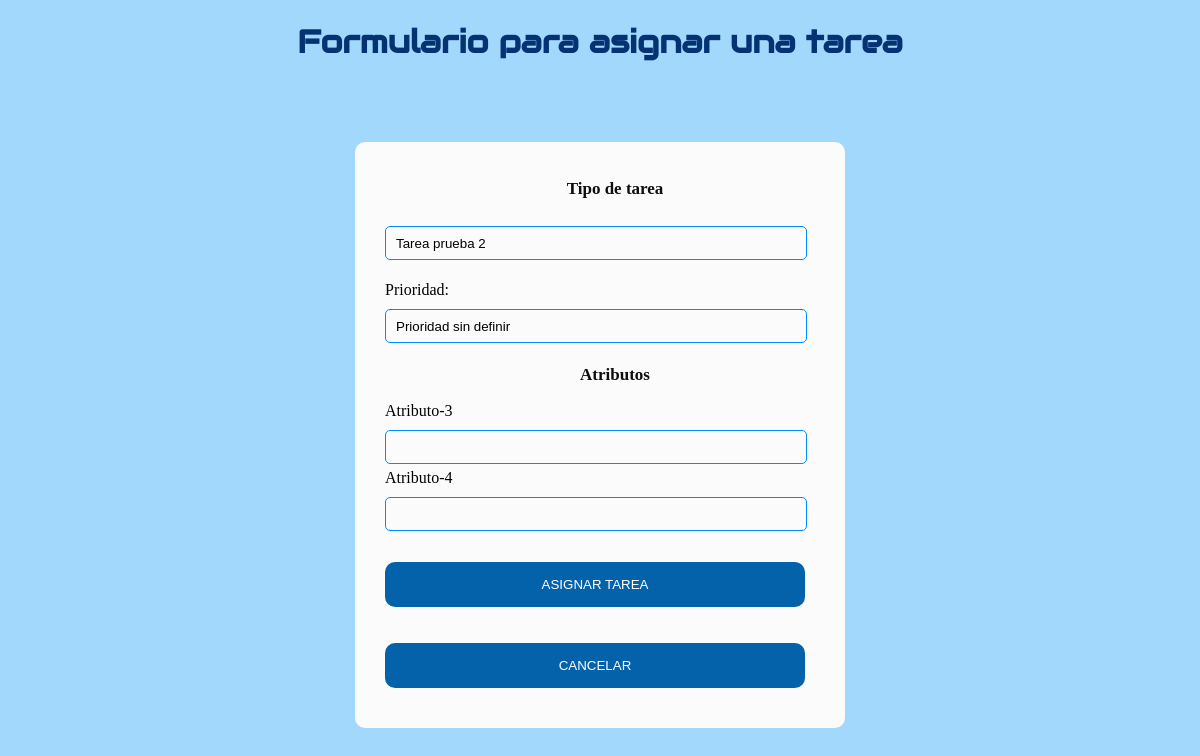
The app's page /asignar/3, older data.
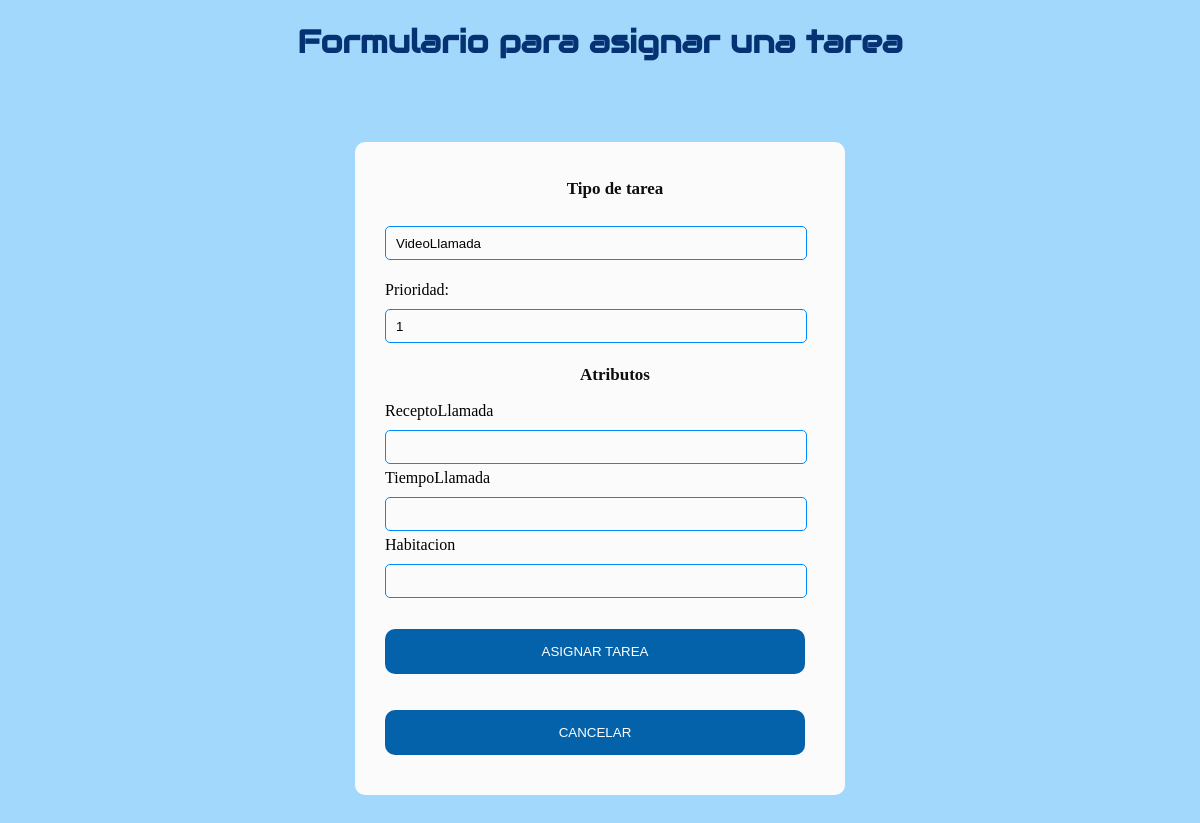
The same page, newer data.
### app.py (models this page shows)
class Todo(db.Model): #Tabla para tareas creadas
    id = db.Column(db.Integer, primary_key=True)
    content = db.Column(db.String(200), nullable=False)
    priority = db.Column(db.String(200))        # prioridad
    descripcion = db.Column(db.String(200))             # Descripcion
    atributos = db.Column(db.String(800))               # Atributos

### app.py (the view)
@app.route('/asignar/<int:id>', methods=['POST','GET'])      # Redireccion a formulario asignar tareas
def asignar(id):
    task = Todo.query.get_or_404(id)
    atributosi = task.atributos
    atributosii = atributosi.split(",")
    if request.method == 'POST':
        try:
            cadena_con_todos_los_atributos = ""
            for i in range(len(atributosii)):
                CampName="atributos"+str(i)
                cadena_con_todos_los_atributos = cadena_con_todos_los_atributos + request.form[CampName]  + " - "
            task_content = request.form['nombre']
            task_priority=request.form['prioridad']
            instancia_tarea = InstanciaTarea(content=task_content, priority=task_priority, atributos_asignados=cadena_con_todos_los_atributos)
            db.session.add(instancia_tarea)
            db.session.commit()
            return redirect('/interfaz_encargado.html')
        except:
            return "Error: no se ha podido asignar la tarea"
    else:
        return render_template('/asignar_tarea.html', task=task, taskinfo=atributosii)

### templates/asignar_tarea.html (shortened to what this page needs)
{% extends 'base.html' %}
{% block body %}
    <h1 class="principal" style="text-align:center"> Formulario para asignar una tarea</h1>
    <div class="acceso">
        <form action="/asignar/{{ task.id }}" method="POST">
            <p>
                <h3 style="text-align:center">Tipo de tarea</h3>
                <input type="text" name="nombre" size="45" value="{{ task.content }}" readonly="readonly" >
            </p>
            <p>
                Prioridad:
                <input type="text" name="prioridad" size="45" value="{{ task.priority }}">
            </p>
            <p>
                <h3 style="text-align:center">Atributos</h3>
            {% for atr in taskinfo %}
            {{ atr }}
                <input type="text" name="atributos{{ taskinfo.index(atr) }}" size="45">
                <br>
            {% endfor %}
            </p>
            <p>
                <input type="submit"  class="buttonAnadirTarea" value="Asignar tarea" >
            </p>
            <button type="button" class="buttonAnadirTarea"
                onClick="window.location.href='/interfaz_encargado.html';">Cancelar</button>
        </form>
    </div>
    {% endblock %}

Row changes from the older to the newer data that the page shows:
changed Todo: nombre "Tarea prueba 2" → "VideoLlamada"; prioridad "Prioridad sin definir" → "1"
Text that changed along with them:
new list line: "ReceptoLlamada "
new list line: "TiempoLlamada "
new list line: "Habitacion "
list line gone: "Atributo-3 "
list line gone: "Atributo-4 "
